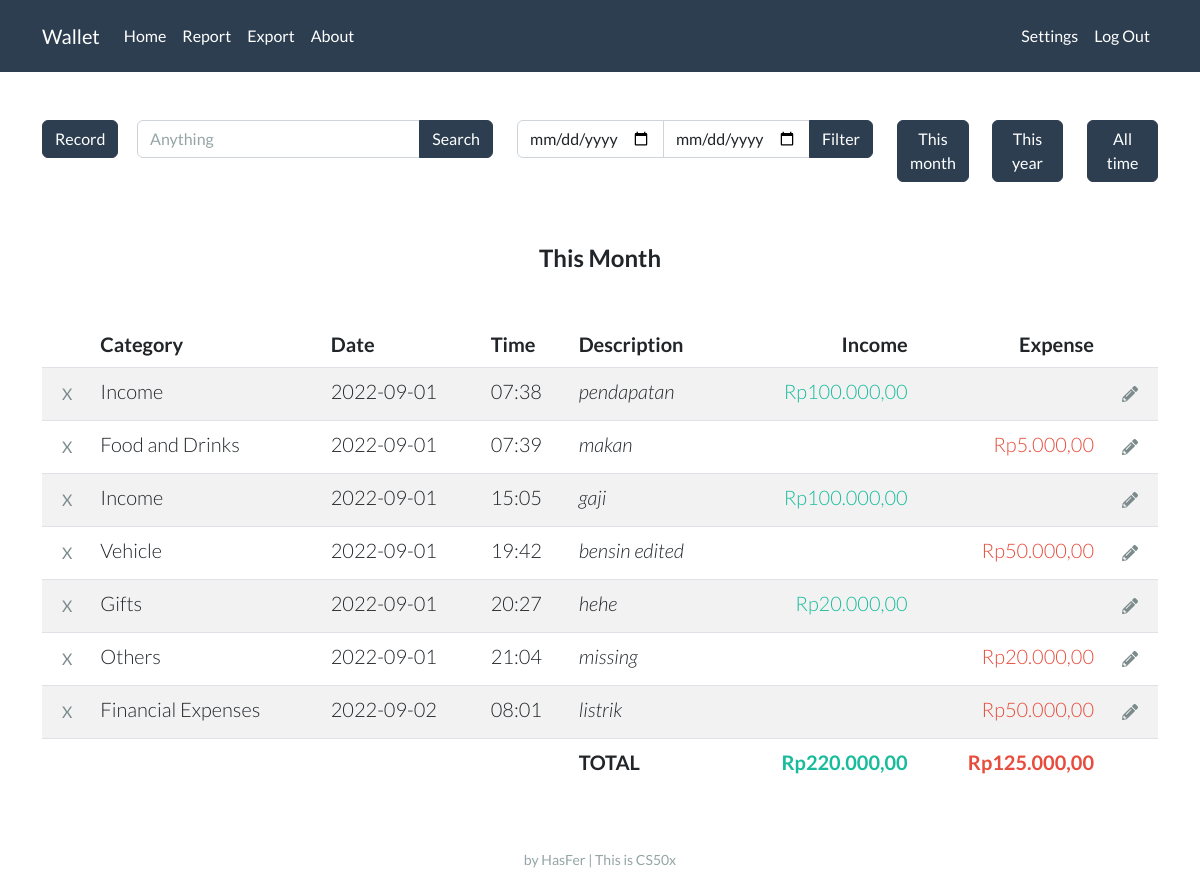
The page / (signed in) on the database its author committed.
### tables this page shows
CREATE TABLE records (
                id INTEGER,
                user_id INTEGER,
                account_name TEXT,
                account_category TEXT,
                date NUMBER,
                time NUMBER,
                description TEXT, amount REAL, random_id TEXT,
                PRIMARY KEY(id),
                FOREIGN KEY(user_id) REFERENCES users(id)
                );

### app.py (the view, shortened to what this page needs)
@app.route("/", methods=["GET", "POST"])
def index():
    if session.get("user_id") is None:
        return render_template("index.html")
    con, cur = connect_db()
    if request.method == "GET":
        year_now = str(datetime.now().year)
        month_now = str(datetime.now().month)
        date_filter = year_now + '%' + month_now + '%'
        label = 'This Month'
    if request.form.get('filter_btn') == 'between':
        res = cur.execute("SELECT * FROM records WHERE user_id = ? AND date BETWEEN ? AND ?",
                          (session["user_id"], start_date, end_date))
    elif request.form.get('search_btn') == 'search_btn':
        res = cur.execute("SELECT * FROM records WHERE user_id = ? AND (account_name LIKE ? OR description LIKE ?)",
                          (session["user_id"], f"%{keyword}%", f"%{keyword}%"))
    else:
        res = cur.execute("SELECT * FROM records WHERE user_id = ? AND date LIKE ?", (session["user_id"], date_filter))
    res = list(res)
    income = 0
    expense = 0
    for i in res:
        if i[3] == 'Income':
            income += i[7]
        else:
            expense += i[7]
    records = []
    for i in res:
        i = list(i)
        i[7] = idr(i[7])
        records.append(i)
    income = idr(income)
    expense = idr(expense)
    income_list, expense_list = account_name_list()
    default_selected = "selected"
    con.close()
    return render_template("home.html", records=records, income=income, expense=expense, label=label, date_now=get_date_now(), time_now=get_time_now(), income_list=income_list, expense_list=expense_list, default_selected=default_selected)

### helpers.py (called while the page is built)
def connect_db(db="wallet.db"):
    con = sqlite3.connect(db)
    cur = con.cursor()
    return con, cur

def idr(value):
    value = f"Rp{value:,.2f}"
    rupiah = value.replace(".", "#")
    rupiah = rupiah.replace(",", ".")
    rupiah = rupiah.replace("#", ",")
    return rupiah

def get_date_now():
    now = datetime.now()
    day = now.day
    if day < 10:
        day = f"0{day}"
    month = now.month
    if month < 10:
        month = f"0{month}"
    year = now.year
    date_now = f"{year}-{month}-{day}"
    return date_now

def get_time_now():
    now = datetime.now()
    hour = now.hour
    if hour < 10:
        hour = f"0{hour}"
    minute = now.minute
    if minute < 10:
        minute = f"0{minute}"
    time_now = f"{hour}:{minute}"
    return time_now

def account_name_list(selected='', plug=''):
    con, cur = connect_db()
    res = cur.execute("SELECT * FROM account")
    income_list = []
    expense_list = []
    for i in res:
        if i[0] == 'Income':
            if i[1] == selected:
                income_list.append([i[1], 'selected'])
            else:
                income_list.append([i[1], plug])
        else:
            if i[1] == selected:
                expense_list.append([i[1], 'selected'])
            else:
                expense_list.append([i[1], plug])
    con.close()
    return income_list, expense_list

### templates/home.html (shortened to what this page needs)
{% extends "layout.html" %}
{% block main %}
<div class="row">
    <div class="col-lg-1">
        <button type="button" class="btn btn-primary mb-3" data-bs-toggle="collapse" data-bs-target="#demo">Record</button>
    </div>
        <div class="col-lg-4">
            <form action="/" method="post">
                <div class="input-group mb-3">
                    <input name="search_vield" type="text" class="form-control" placeholder="Anything" aria-label="Search" aria-describedby="button-addon2">
                    <button name="search_btn" value="search_btn" class="btn btn-primary" type="submit" id="button-addon2">Search</button>
                </div>
            </form>
        </div>
    <div class="col-lg-4">
        <form action="/" method="post">
            <div class="input-group mb-3">
                <input name="start_date" type="date" class="form-control">
                <input name="end_date" type="date" class="form-control">
                <button name="filter_btn" value="between" class="btn btn-primary" type="submit" id="button-addon2">Filter</button>
            </div>
        </form>
    </div>
    <div class="col-lg-1 mb-3">
        <button class="btn btn-primary mb-3" onclick="location.href = '/';">This month</button>
    </div>
    <div class="col-lg-1 mb-3">
        <form action="/" method="post">
            <button name="filter_btn" value="thisyear" type="submit" class="btn btn-primary mb-3">This year</button>
    </div>
    <div class="col-lg-1 mb-3">
            <button name="filter_btn" value="alltime" type="submit" class="btn btn-primary mb-3">All time</button>
    </div>
</div>
<br>
<h4 class="mb-5 fw-bold">{{ label }}</h4>
<table class="table table-striped">
    <thead>
        <tr>
            <th style="width:1%;"></th>
            <th class="text-start">Category</th>
            <th class="text-start">Date</th>
            <th class="text-start">Time</th>
            <th class="text-start">Description</th>
            <th class="text-end">Income</th>
            <th class="text-end">Expense</th>
            <th style="width:1%;"></th>
        </tr>
    </thead>
    <tbody>
        {% for record in records %}
        <tr>
            <td>
                <form action="/delete" method="post">
                    <input class="btn btn-outline-dark border-0" type="submit" value="X" title="Delete">
                </form>
            </td>
            <td class="text-start">{{ record[2] }}</td>
            <td class="text-start">{{ record[4] }}</td>
            <td class="text-start">{{ record[5] }}</td>
            <td class="text-start"><em>{{ record[6] }}</em></td>
            <td class="text-end text-success">{% if record[3] in "Income" %}{{ record[7] }}{% endif %}</td>
            <td class="text-end text-danger">{% if record[3] not in "Income" %}{{ record[7] }}{% endif %}</td>
            <td>
                <form action="/edit" method="post">
                    <button class="btn btn-outline-dark border-0" type="submit" title="Edit">
                    </button>
                </form>
            </td>
        </tr>
        {% endfor %}
    </tbody>
    <tfoot>
        <tr>
            <td class="border-0"></td>
            <td class="border-0"></td>
            <td class="border-0"></td>
            <td class="border-0"></td>
            <td class="border-0 fw-bold text-start">TOTAL</td>
            <td class="border-0 fw-bold text-end text-success">{{ income }}</td>
            <td class="border-0 fw-bold text-end text-danger">{{ expense }}</td>
            <td class="border-0"></td>
        </tr>
    </tfoot>
</table>
{% endblock %}

### rows shown on the page
records: account_name "Income", date "2022-09-01", time "07:38", description "pendapatan", amount "Rp100.000,00"
records: account_name "Food and Drinks", date "2022-09-01", time "07:39", description "makan", amount "Rp5.000,00"
records: account_name "Income", date "2022-09-01", time "15:05", description "gaji", amount "Rp100.000,00"
records: account_name "Vehicle", date "2022-09-01", time "19:42", description "bensin edited", amount "Rp50.000,00"
records: account_name "Gifts", date "2022-09-01", time "20:27", description "hehe", amount "Rp20.000,00"
records: account_name "Others", date "2022-09-01", time "21:04", description "missing", amount "Rp20.000,00"
records: account_name "Financial Expenses", date "2022-09-02", time "08:01", description "listrik", amount "Rp50.000,00"

### other values the page prints
{{ label }} "This Month"
{{ income }} "Rp220.000,00"
{{ expense }} "Rp125.000,00"
